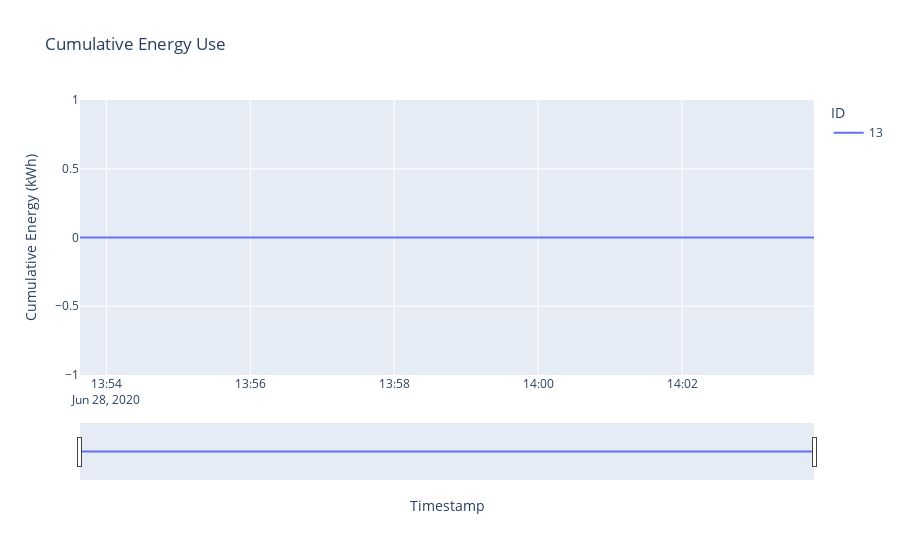

Notebook code for this chart:
### Code cell
fig = px.line(june_28_kinematics_df, x="Timestamp", y="Cumulative Energy (kWh)", title="Cumulative Energy Use", line_group="ID", color="ID", hover_name="ID")

fig.update_xaxes(rangeslider_visible=True)

### Figure 1 — Plotly figure (JSON) as saved in the notebook; plotly's stock layout.template omitted (floating-point values rounded to 4 significant figures)
{"data": [{"hovertemplate": "<b>%{hovertext}</b><br><br>ID=13<br>Timestamp=%{x}<br>Cumulative Energy (kWh)=%{y}<extra></extra>", "hovertext": [13, 13, 13, 13, 13, 13, 13, 13, 13, 13, 13, 13, 13, 13, 13, 13], "legendgroup": "13", "line": {"color": "#636efa", "dash": "solid"}, "mode": "lines", "name": "13", "orientation": "v", "showlegend": true, "type": "scatter", "x": ["2020-06-28T13:53:38", "2020-06-28T13:54:39", "2020-06-28T13:55:09", "2020-06-28T13:55:40", "2020-06-28T13:56:41", "2020-06-28T13:57:12", "2020-06-28T13:57:42", "2020-06-28T13:58:44", "2020-06-28T13:59:15", "2020-06-28T13:59:45", "2020-06-28T14:00:47", "2020-06-28T14:01:17", "2020-06-28T14:01:48", "2020-06-28T14:02:49", "2020-06-28T14:03:19", "2020-06-28T14:03:50"], "xaxis": "x", "y": [0, 0, 0, 0, 0, 0, 0, 0, 0, 0, 0, 0, 0, 0, 0, 0], "yaxis": "y"}], "layout": {"legend": {"title": {"text": "ID"}, "tracegroupgap": 0}, "title": {"text": "Cumulative Energy Use"}, "xaxis": {"anchor": "y", "domain": [0, 1], "rangeslider": {"visible": true}, "title": {"text": "Timestamp"}}, "yaxis": {"anchor": "x", "domain": [0, 1], "title": {"text": "Cumulative Energy (kWh)"}}}}
